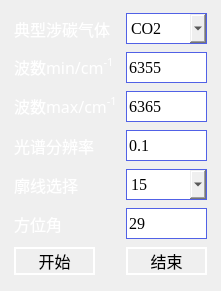
   <widget class="QWidget" name="widget_11" native="true">
    <property name="geometry">
     <rect>
      <x>32</x>
      <y>110</y>
      <width>221</width>
      <height>291</height>
     </rect>
    </property>
    <layout class="QGridLayout" name="gridLayout_6">
     <item row="3" column="0">
      <widget class="QLabel" name="label_78">
       <property name="font">
        <font>
         <family>微软雅黑</family>
         <pointsize>12</pointsize>
         <weight>50</weight>
         <italic>false</italic>
         <bold>false</bold>
        </font>
       </property>
       <property name="styleSheet">
        <string notr="true">color:rgb(255, 255, 255);
</string>
       </property>
       <property name="text">
        <string>光谱分辨率</string>
       </property>
       <property name="textFormat">
        <enum>Qt::AutoText</enum>
       </property>
      </widget>
     </item>
     <item row="2" column="0">
      <widget class="QLabel" name="label_77">
       <property name="font">
        <font>
         <family>微软雅黑</family>
         <pointsize>12</pointsize>
         <weight>50</weight>
         <italic>false</italic>
         <bold>false</bold>
        </font>
       </property>
       <property name="styleSheet">
        <string notr="true">color:rgb(255, 255, 255);
</string>
       </property>
       <property name="text">
        <string>&lt;html&gt;&lt;head/&gt;&lt;body&gt;&lt;p&gt;波数max/cm&lt;span style=&quot; vertical-align:super;&quot;&gt;-1&lt;/span&gt;&lt;/p&gt;&lt;/body&gt;&lt;/html&gt;</string>
       </property>
       <property name="textFormat">
        <enum>Qt::AutoText</enum>
       </property>
      </widget>
     </item>
     <item row="1" column="1">
      <widget class="QLineEdit" name="lineEdit_33">
       <property name="enabled">
        <bool>true</bool>
       </property>
       <property name="sizePolicy">
        <sizepolicy hsizetype="Preferred" vsizetype="Preferred">
         <horstretch>0</horstretch>
         <verstretch>0</verstretch>
        </sizepolicy>
       </property>
       <property name="minimumSize">
        <size>
         <width>81</width>
         <height>31</height>
        </size>
       </property>
       <property name="maximumSize">
        <size>
         <width>81</width>
         <height>31</height>
        </size>
       </property>
       <property name="font">
        <font>
         <family>Times New Roman</family>
         <pointsize>12</pointsize>
         <weight>50</weight>
         <italic>false</italic>
         <bold>false</bold>
        </font>
       </property>
       <property name="styleSheet">
        <string notr="true">border-style: outset; 
border-width: 1px; 
border-style:solid;
border-color: rgb(81,97,230);</string>
       </property>
       <property name="text">
        <string>6355</string>
       </property>
      </widget>
     </item>
     <item row="4" column="0">
      <widget class="QLabel" name="label_79">
       <property name="font">
        <font>
         <family>微软雅黑</family>
         <pointsize>12</pointsize>
         <weight>50</weight>
         <italic>false</italic>
         <bold>false</bold>
        </font>
       </property>
       <property name="styleSheet">
        <string notr="true">color:rgb(255, 255, 255);
</string>
       </property>
       <property name="text">
        <string>廓线选择</string>
       </property>
       <property name="textFormat">
        <enum>Qt::AutoText</enum>
       </property>
      </widget>
     </item>
     <item row="6" column="0">
      <widget class="QPushButton" name="pushButton_start">
       <property name="minimumSize">
        <size>
         <width>81</width>
         <height>0</height>
        </size>
       </property>
       <property name="maximumSize">
        <size>
         <width>81</width>
         <height>16777215</height>
        </size>
       </property>
       <property name="font">
        <font>
         <family>微软雅黑</family>
         <pointsize>12</pointsize>
        </font>
       </property>
       <property name="styleSheet">
        <string notr="true">border: 2px solid white;</string>
       </property>
       <property name="text">
        <string>开始</string>
       </property>
      </widget>
     </item>
     <item row="4" column="1">
      <widget class="QComboBox" name="comboBox_3">
       <property name="minimumSize">
        <size>
         <width>0</width>
         <height>31</height>
        </size>
       </property>
       <property name="maximumSize">
        <size>
         <width>16777215</width>
         <height>31</height>
        </size>
       </property>
       <property name="font">
        <font>
         <family>Times New Roman</family>
         <pointsize>12</pointsize>
        </font>
       </property>
       <property name="styleSheet">
        <string notr="true">border-style: outset; 
border-width: 1px; 
border-style:solid;
border-color: rgb(81,97,230);</string>
       </property>
       <item>
        <property name="text">
         <string>15</string>
        </property>
       </item>
       <item>
        <property name="text">
         <string>20</string>
        </property>
       </item>
       <item>
        <property name="text">
         <string>25</string>
        </property>
       </item>
       <item>
        <property name="text">
         <string>32</string>
        </property>
       </item>
       <item>
        <property name="text">
         <string>50</string>
        </property>
       </item>
      </widget>
     </item>
     <item row="2" column="1">
      <widget class="QLineEdit" name="lineEdit_34">
       <property name="enabled">
        <bool>true</bool>
       </property>
       <property name="sizePolicy">
        <sizepolicy hsizetype="Preferred" vsizetype="Preferred">
         <horstretch>0</horstretch>
         <verstretch>0</verstretch>
        </sizepolicy>
       </property>
       <property name="minimumSize">
        <size>
         <width>81</width>
         <height>31</height>
        </size>
       </property>
       <property name="maximumSize">
        <size>
         <width>81</width>
         <height>31</height>
        </size>
       </property>
       <property name="font">
        <font>
         <family>Times New Roman</family>
         <pointsize>12</pointsize>
         <weight>50</weight>
         <italic>false</italic>
         <bold>false</bold>
        </font>
       </property>
       <property name="styleSheet">
        <string notr="true">border-style: outset; 
border-width: 1px; 
border-style:solid;
border-color: rgb(81,97,230);</string>
       </property>
       <property name="text">
        <string>6365</string>
       </property>
      </widget>
     </item>
     <item row="3" column="1">
      <widget class="QLineEdit" name="lineEdit_35">
       <property name="enabled">
        <bool>true</bool>
       </property>
       <property name="sizePolicy">
        <sizepolicy hsizetype="Preferred" vsizetype="Preferred">
         <horstretch>0</horstretch>
         <verstretch>0</verstretch>
        </sizepolicy>
       </property>
       <property name="minimumSize">
        <size>
         <width>81</width>
         <height>31</height>
        </size>
       </property>
       <property name="maximumSize">
        <size>
         <width>81</width>
         <height>31</height>
        </size>
       </property>
       <property name="font">
        <font>
         <family>Times New Roman</family>
         <pointsize>12</pointsize>
         <weight>50</weight>
         <italic>false</italic>
         <bold>false</bold>
        </font>
       </property>
       <property name="styleSheet">
        <string notr="true">border-style: outset; 
border-width: 1px; 
border-style:solid;
border-color: rgb(81,97,230);</string>
       </property>
       <property name="text">
        <string>0.1</string>
       </property>
      </widget>
     </item>
     <item row="5" column="0">
      <widget class="QLabel" name="label_80">
       <property name="font">
        <font>
         <family>微软雅黑</family>
         <pointsize>12</pointsize>
         <weight>50</weight>
         <italic>false</italic>
         <bold>false</bold>
        </font>
       </property>
       <property name="styleSheet">
        <string notr="true">color:rgb(255, 255, 255);
</string>
       </property>
       <property name="text">
        <string>方位角</string>
       </property>
       <property name="textFormat">
        <enum>Qt::AutoText</enum>
       </property>
      </widget>
     </item>
     <item row="6" column="1">
      <widget class="QPushButton" name="pushButton_stop">
       <property name="minimumSize">
        <size>
         <width>81</width>
         <height>0</height>
        </size>
       </property>
       <property name="maximumSize">
        <size>
         <width>81</width>
         <height>16777215</height>
        </size>
       </property>
       <property name="font">
        <font>
         <family>微软雅黑</family>
         <pointsize>12</pointsize>
        </font>
       </property>
       <property name="styleSheet">
        <string notr="true">border: 2px solid white;</string>
       </property>
       <property name="text">
        <string>结束</string>
       </property>
      </widget>
     </item>
     <item row="0" column="0">
      <widget class="QLabel" name="label_75">
       <property name="font">
        <font>
         <family>微软雅黑</family>
         <pointsize>12</pointsize>
         <weight>50</weight>
         <italic>false</italic>
         <bold>false</bold>
        </font>
       </property>
       <property name="styleSheet">
        <string notr="true">color:rgb(255, 255, 255);
</string>
       </property>
       <property name="text">
        <string>典型涉碳气体</string>
       </property>
       <property name="textFormat">
        <enum>Qt::AutoText</enum>
       </property>
      </widget>
     </item>
     <item row="0" column="1">
      <widget class="QComboBox" name="comboBox">
       <property name="enabled">
        <bool>true</bool>
       </property>
       <property name="sizePolicy">
        <sizepolicy hsizetype="Preferred" vsizetype="Preferred">
         <horstretch>0</horstretch>
         <verstretch>0</verstretch>
        </sizepolicy>
       </property>
       <property name="minimumSize">
        <size>
         <width>0</width>
         <height>31</height>
        </size>
       </property>
       <property name="maximumSize">
        <size>
         <width>16777215</width>
         <height>31</height>
        </size>
       </property>
       <property name="font">
        <font>
         <family>Times New Roman</family>
         <pointsize>12</pointsize>
        </font>
       </property>
       <property name="styleSheet">
        <string notr="true">border-style: outset; 
border-width: 1px; 
border-style:solid;
border-color: rgb(81,97,230);</string>
       </property>
       <item>
        <property name="text">
         <string>CO2</string>
        </property>
       </item>
       <item>
        <property name="text">
         <string>CH4</string>
        </property>
       </item>
       <item>
        <property name="text">
         <string>NO2</string>
        </property>
       </item>
      </widget>
     </item>
     <item row="1" column="0">
      <widget class="QLabel" name="label_76">
       <property name="font">
        <font>
         <family>微软雅黑</family>
         <pointsize>12</pointsize>
         <weight>50</weight>
         <italic>false</italic>
         <bold>false</bold>
        </font>
       </property>
       <property name="styleSheet">
        <string notr="true">color:rgb(255, 255, 255);
</string>
       </property>
       <property name="text">
        <string>&lt;html&gt;&lt;head/&gt;&lt;body&gt;&lt;p&gt;波数min/cm&lt;span style=&quot; vertical-align:super;&quot;&gt;-1&lt;/span&gt;&lt;/p&gt;&lt;/body&gt;&lt;/html&gt;</string>
       </property>
       <property name="textFormat">
        <enum>Qt::AutoText</enum>
       </property>
      </widget>
     </item>
     <item row="5" column="1">
      <widget class="QLineEdit" name="lineEdit_40">
       <property name="enabled">
        <bool>true</bool>
       </property>
       <property name="sizePolicy">
        <sizepolicy hsizetype="Preferred" vsizetype="Preferred">
         <horstretch>0</horstretch>
         <verstretch>0</verstretch>
        </sizepolicy>
       </property>
       <property name="minimumSize">
        <size>
         <width>81</width>
         <height>31</height>
        </size>
       </property>
       <property name="maximumSize">
        <size>
         <width>81</width>
         <height>31</height>
        </size>
       </property>
       <property name="font">
        <font>
         <family>Times New Roman</family>
         <pointsize>12</pointsize>
         <weight>50</weight>
         <italic>false</italic>
         <bold>false</bold>
        </font>
       </property>
       <property name="styleSheet">
        <string notr="true">border-style: outset; 
border-width: 1px; 
border-style:solid;
border-color: rgb(81,97,230);</string>
       </property>
       <property name="text">
        <string>29</string>
       </property>
      </widget>
     </item>
    </layout>
   </widget>
